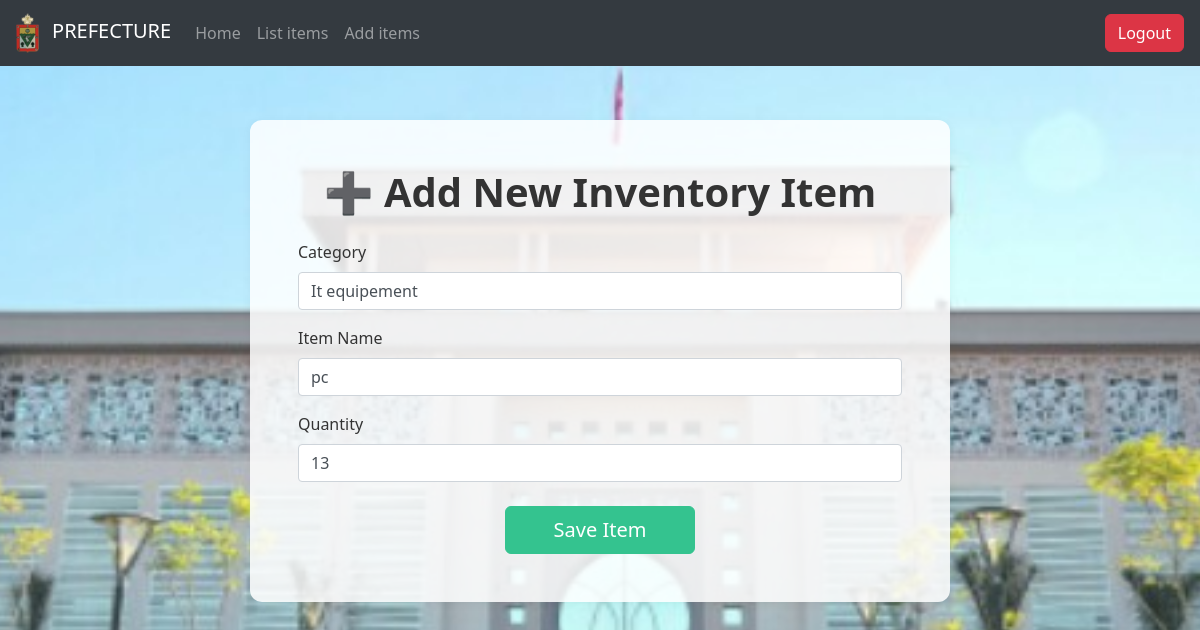
Screenshot of /update_items/10/ (signed in) with the database file from the repository.
### main/models.py (models this page shows, shortened)
class Stock(models.Model):
    category = models.ForeignKey(Category, on_delete=models.CASCADE, null=True, blank=True)
    item_name = models.CharField(max_length=50, blank=True, null=True)
    quantity = models.IntegerField(default=0, blank=True, null=True)
    receive_quantity = models.IntegerField(default=0, blank=True, null=True)
    receive_by = models.CharField(max_length=50, blank=True, null=True)
    issue_quantity = models.IntegerField(default=0, blank=True, null=True)
    issue_by = models.CharField(max_length=50, blank=True, null=True)
    issue_to = models.CharField(max_length=50, blank=True, null=True)
    phone_number = models.CharField(max_length=50, blank=True, null=True)
    created_by = models.CharField(max_length=50, blank=True, null=True)
    reorder_level = models.IntegerField(default=0, blank=True, null=True)
    last_updated = models.DateTimeField(auto_now_add=False, auto_now=True)
    timestamp = models.DateTimeField(auto_now_add=True, auto_now=False)
    Date = models.DateTimeField(auto_now_add=False, auto_now=False, null=True, blank=False)
    export_to_CSV = models.BooleanField(default=False)
    class Meta:
        verbose_name_plural = "Stock Items"
        ordering = ['-timestamp']

### main/views.py (the view)
# urls.py: path('update_items/<str:pk>/', views.update_items, name="update_items"),
@login_required(login_url='login')
@never_cache
def update_items(request, pk):
    stock = get_object_or_404(Stock, id=pk)
    if request.method == 'POST':
        form = StockUpdateForm(request.POST)
        if form.is_valid():
            category_name = form.cleaned_data['category']
            try:
                category = Category.objects.get(name=category_name)
            except Category.DoesNotExist:
                form.add_error('category', 'Category does not exist.')
                return render(request, 'add_items.html', {'form': form})
            stock.category = category
            stock.item_name = form.cleaned_data['item_name']
            stock.quantity = form.cleaned_data['quantity']
            stock.save()
            messages.success(request, 'Item successfully updated.')
            return redirect('list_items')
    else:
        form = StockUpdateForm(initial={
            'category': stock.category.name,
            'item_name': stock.item_name,
            'quantity': stock.quantity
        })
    context = {
        'form': form,
        'title': f'Update {stock.item_name}'
    }
    return render(request, 'add_items.html', context)

### main/forms.py
class StockUpdateForm(forms.Form):
    category = forms.CharField(required=False, label="Category")
    item_name = forms.CharField(required=False, label="Item Name")
    quantity = forms.CharField(required=False, label="Quantity")

### main/templates/add_items.html (shortened to what this page needs)
{% load static %}
{% load crispy_forms_tags %}
<!DOCTYPE html>
<html lang="en">
<head>
  <link href="{% static 'css/bootstrap.min.css' %}" rel="stylesheet">
  <link href="{% static 'css/stylesheet.css' %}" rel="stylesheet">
  <link href="{% static 'css/navbar-top-fixed.css' %}" rel="stylesheet">
</head>
<body>
  {% include 'navbar.html' %}
  <main class="container py-5">
    <div class="card p-5 form-container">
      <h1 class="text-center mb-4">➕ Add New Inventory Item</h1>
      <form method="POST">
        {{ form|crispy }}
        <div class="text-center mt-4">
          <button type="submit" class="btn btn-success btn-lg px-5">Save Item</button>
        </div>
      </form>
    </div>
  </main>
</body>
</html>

### static/css/navbar-top-fixed.css (style rules this page uses)
body { min-height: 75rem; padding-top: 4.5rem; }

### rows the page displays
Stock: category "It equipement", item_name "pc", quantity "13"
